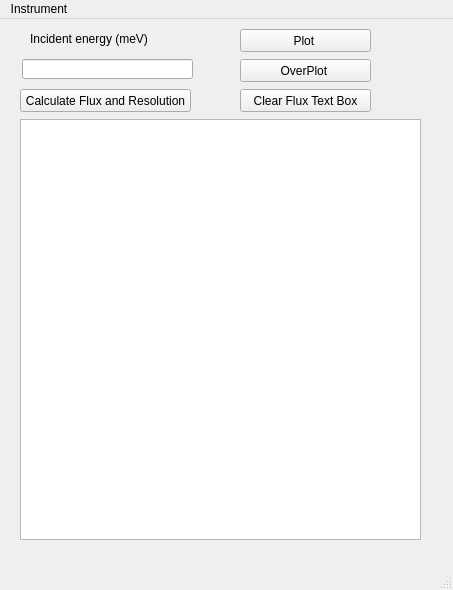
<?xml version="1.0" encoding="UTF-8"?>
<ui version="4.0">
 <class>MainWindow</class>
 <widget class="QMainWindow" name="MainWindow">
  <property name="geometry">
   <rect>
    <x>0</x>
    <y>0</y>
    <width>453</width>
    <height>590</height>
   </rect>
  </property>
  <property name="windowTitle">
   <string>Resolution Calculator</string>
  </property>
  <widget class="QWidget" name="centralwidget">
   <widget class="QPushButton" name="calcButton">
    <property name="geometry">
     <rect>
      <x>20</x>
      <y>70</y>
      <width>171</width>
      <height>23</height>
     </rect>
    </property>
    <property name="text">
     <string>Calculate Flux and Resolution</string>
    </property>
   </widget>
   <widget class="QLineEdit" name="incidentEnergyValue">
    <property name="geometry">
     <rect>
      <x>22</x>
      <y>40</y>
      <width>171</width>
      <height>20</height>
     </rect>
    </property>
    <property name="text">
     <string extracomment="5"/>
    </property>
    <property name="placeholderText">
     <string extracomment="5"/>
    </property>
   </widget>
   <widget class="QLabel" name="label">
    <property name="geometry">
     <rect>
      <x>30</x>
      <y>10</y>
      <width>141</width>
      <height>20</height>
     </rect>
    </property>
    <property name="text">
     <string>Incident energy (meV)</string>
    </property>
   </widget>
   <widget class="QListWidget" name="list">
    <property name="geometry">
     <rect>
      <x>20</x>
      <y>100</y>
      <width>401</width>
      <height>421</height>
     </rect>
    </property>
   </widget>
   <widget class="QPushButton" name="Plot">
    <property name="geometry">
     <rect>
      <x>240</x>
      <y>10</y>
      <width>131</width>
      <height>23</height>
     </rect>
    </property>
    <property name="text">
     <string>Plot </string>
    </property>
   </widget>
   <widget class="QPushButton" name="OverPlot">
    <property name="geometry">
     <rect>
      <x>240</x>
      <y>40</y>
      <width>131</width>
      <height>23</height>
     </rect>
    </property>
    <property name="text">
     <string>OverPlot </string>
    </property>
   </widget>
   <widget class="QPushButton" name="ClearFlux">
    <property name="geometry">
     <rect>
      <x>240</x>
      <y>70</y>
      <width>131</width>
      <height>23</height>
     </rect>
    </property>
    <property name="toolTip">
     <string comment="Clear the text in the calculated flux and resolution window">Clear the text in the calculated flux and resolution window, printed there earlier</string>
    </property>
    <property name="text">
     <string>Clear Flux Text Box</string>
    </property>
    <property name="checkable">
     <bool>false</bool>
    </property>
   </widget>
  </widget>
  <widget class="QMenuBar" name="Instrument">
   <property name="geometry">
    <rect>
     <x>0</x>
     <y>0</y>
     <width>453</width>
     <height>18</height>
    </rect>
   </property>
   <property name="whatsThis">
    <string extracomment="S"/>
   </property>
   <widget class="QMenu" name="InstrumentSelectionMenu">
    <property name="title">
     <string>Instrument</string>
    </property>
    <addaction name="actionLET"/>
    <addaction name="actionMARI"/>
    <addaction name="actionMAPS"/>
    <addaction name="actionMERLIN"/>
   </widget>
   <addaction name="InstrumentSelectionMenu"/>
  </widget>
  <widget class="QStatusBar" name="statusbar"/>
  <action name="actionLET">
   <property name="checkable">
    <bool>true</bool>
   </property>
   <property name="checked">
    <bool>true</bool>
   </property>
   <property name="enabled">
    <bool>true</bool>
   </property>
   <property name="text">
    <string>LET</string>
   </property>
   <property name="toolTip">
    <string>Select LET</string>
   </property>
  </action>
  <action name="actionMARI">
   <property name="checkable">
    <bool>true</bool>
   </property>
   <property name="enabled">
    <bool>true</bool>
   </property>
   <property name="text">
    <string>MARI</string>
   </property>
   <property name="toolTip">
    <string>Select MARI</string>
   </property>
  </action>
  <action name="actionMAPS">
   <property name="checkable">
    <bool>true</bool>
   </property>
   <property name="enabled">
    <bool>true</bool>
   </property>
   <property name="text">
    <string>MAPS</string>
   </property>
   <property name="toolTip">
    <string>Select MAPS</string>
   </property>
  </action>
  <action name="actionMERLIN">
   <property name="checkable">
    <bool>true</bool>
   </property>
   <property name="enabled">
    <bool>true</bool>
   </property>
   <property name="text">
    <string>MERLIN</string>
   </property>
   <property name="toolTip">
    <string>Select MERLIN</string>
   </property>
  </action>
 </widget>
 <resources/>
 <connections/>
</ui>
